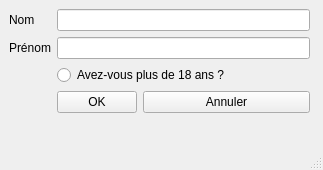
<?xml version="1.0" encoding="UTF-8"?>
<ui version="4.0">
 <class>Dialogue1</class>
 <widget class="QMainWindow" name="Dialogue1">
  <property name="enabled">
   <bool>true</bool>
  </property>
  <property name="geometry">
   <rect>
    <x>0</x>
    <y>0</y>
    <width>323</width>
    <height>170</height>
   </rect>
  </property>
  <property name="minimumSize">
   <size>
    <width>323</width>
    <height>170</height>
   </size>
  </property>
  <property name="maximumSize">
   <size>
    <width>323</width>
    <height>170</height>
   </size>
  </property>
  <property name="windowTitle">
   <string>Dialogue1</string>
  </property>
  <widget class="QWidget" name="centralwidget">
   <widget class="QWidget" name="formLayoutWidget">
    <property name="geometry">
     <rect>
      <x>9</x>
      <y>9</y>
      <width>301</width>
      <height>111</height>
     </rect>
    </property>
    <layout class="QFormLayout" name="formLayout">
     <item row="0" column="0">
      <widget class="QLabel" name="label">
       <property name="text">
        <string>Nom</string>
       </property>
      </widget>
     </item>
     <item row="0" column="1">
      <widget class="QLineEdit" name="lineEdit"/>
     </item>
     <item row="1" column="0">
      <widget class="QLabel" name="label_2">
       <property name="text">
        <string>Prénom</string>
       </property>
      </widget>
     </item>
     <item row="1" column="1">
      <widget class="QLineEdit" name="lineEdit_2"/>
     </item>
     <item row="2" column="1">
      <widget class="QRadioButton" name="radioButton">
       <property name="text">
        <string>Avez-vous plus de 18 ans ?</string>
       </property>
      </widget>
     </item>
     <item row="3" column="1">
      <layout class="QFormLayout" name="formLayout_2">
       <item row="0" column="0">
        <widget class="QPushButton" name="pushButton">
         <property name="text">
          <string>OK</string>
         </property>
        </widget>
       </item>
       <item row="0" column="1">
        <widget class="QPushButton" name="pushButton_2">
         <property name="text">
          <string>Annuler</string>
         </property>
        </widget>
       </item>
      </layout>
     </item>
    </layout>
   </widget>
  </widget>
  <widget class="QMenuBar" name="menubar">
   <property name="geometry">
    <rect>
     <x>0</x>
     <y>0</y>
     <width>323</width>
     <height>20</height>
    </rect>
   </property>
  </widget>
  <widget class="QStatusBar" name="statusbar"/>
 </widget>
 <resources/>
 <connections/>
</ui>
